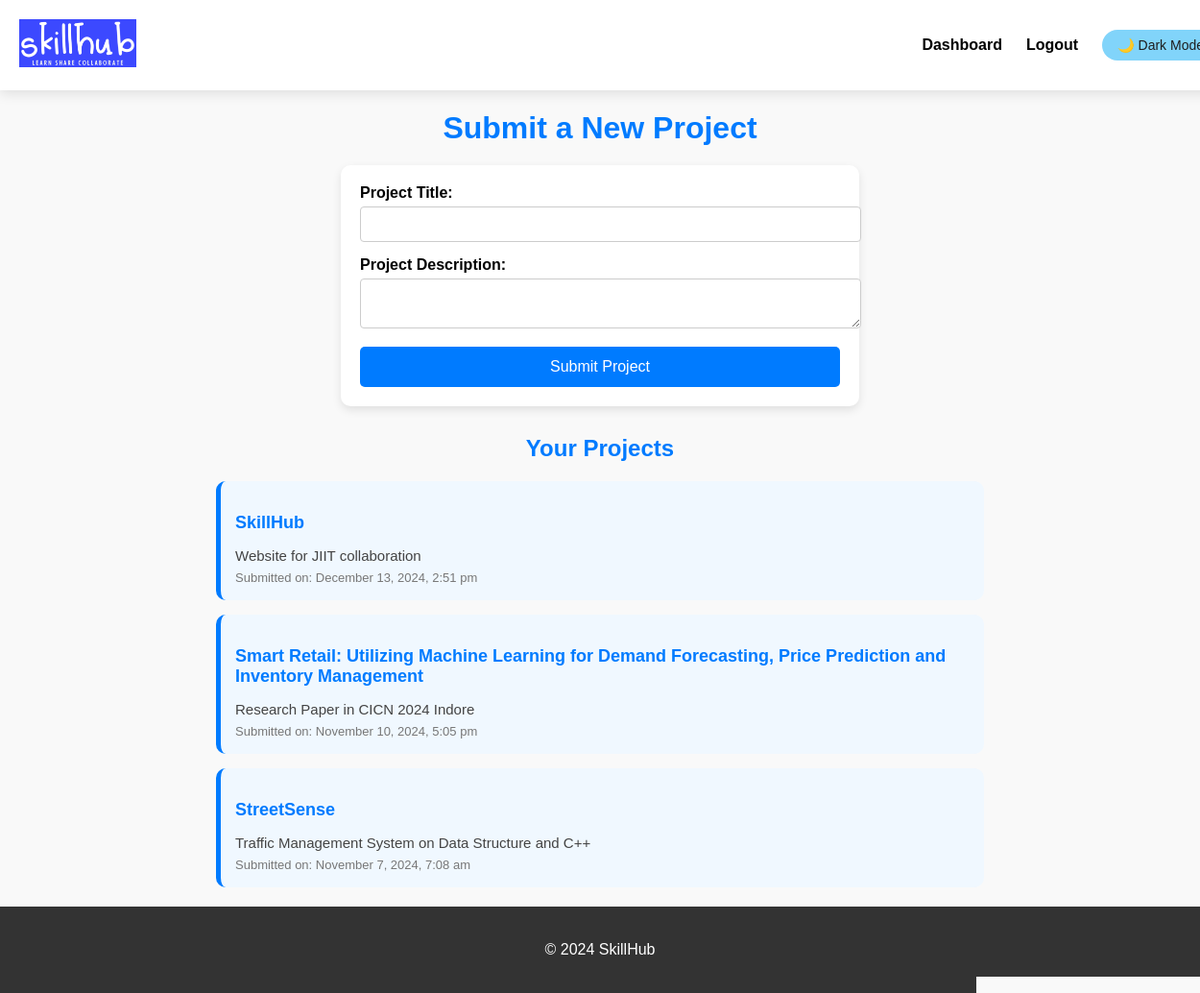
/projects.php (signed in), run on the app's committed database.
### tables this page shows
CREATE TABLE `projects` (
  `project_id` int(11) NOT NULL,
  `user_id` int(11) NOT NULL,
  `project_title` varchar(255) NOT NULL,
  `project_description` text NOT NULL,
  `created_at` timestamp NOT NULL DEFAULT current_timestamp()
);

### projects.php (the view, shortened to what this page needs)
<?php
include 'db.php';
$user_id = $_SESSION['user'];
$sql = "SELECT project_title, project_description, created_at FROM projects WHERE user_id = '$user_id' ORDER BY created_at DESC";
$result = $conn->query($sql);
?>
<!DOCTYPE html>
<html lang="en">
<head>
</head>
<body>
<header>
    <div class="logo">
        <a href="dashboard.php">
            <img src="logo.png" alt="SkillHub Logo">
        </a>
    </div>
    <nav>
        <a href="dashboard.php">Dashboard</a>
        <a href="logout.php">Logout</a>
        <button id="darkModeToggle" class="dark-mode-toggle" onclick="toggleDarkMode()">🌙 Dark Mode</button>
    </nav>
</header>
<h1>Submit a New Project</h1>
<form action="projects.php" method="POST" class="form-container">
    <label for="project_title">Project Title:</label>
    <input type="text" name="project_title" id="project_title" required>
    <label for="project_description">Project Description:</label>
    <textarea name="project_description" id="project_description" required></textarea>
    <button type="submit">Submit Project</button>
</form>
<h2>Your Projects</h2>
<?php if ($result->num_rows > 0): ?>
    <div class="project-list">
        <?php while ($row = $result->fetch_assoc()): ?>
            <div class="project-item">
                <h3><?php echo htmlspecialchars($row['project_title']); ?></h3>
                <p><?php echo nl2br(htmlspecialchars($row['project_description'])); ?></p>
                <small>Submitted on: <?php echo date('F j, Y, g:i a', strtotime($row['created_at'])); ?></small>
            </div>
        <?php endwhile; ?>
    </div>
<?php else: ?>
    <p>No projects found. Submit your first project above!</p>
<?php endif; ?>
<footer>
<p>&copy; <?php echo date("Y"); ?> SkillHub</p>
    </footer>
</body>
</html>

### projects.php (style rules this page uses)
body { font-family: Arial, sans-serif; margin: 0; padding: 0; background-color: #f9f9f9; color: #000; transition: background-color 0.3s ease, color 0.3s ease; }
header { display: flex; justify-content: space-between; align-items: center; padding: 20px; background-color: #fff; box-shadow: 0 4px 12px rgba(0, 0, 0, 0.1); width: 100%; position: sticky; top: 0; z-index: 1000; transition: background-color 0.3s ease, color 0.3s ease; }
.logo img { height: 50px; }
nav { display: flex; align-items: center; }
nav a { color: #000; text-decoration: none; margin-left: 25px; font-size: 16px; font-weight: bold; transition: color 0.3s ease; }
.dark-mode-toggle { background-color: #81d4fa; color: #1e1e1e; border: none; padding: 8px 16px; border-radius: 20px; cursor: pointer; font-size: 14px; margin-left: 25px; transition: background-color 0.3s ease, color 0.3s ease; }
h1, h2 { text-align: center; color: #007bff; margin-bottom: 20px; }
.form-container { max-width: 500px; margin: 0 auto 30px; padding: 20px; background-color: #fff; border-radius: 10px; box-shadow: 0 4px 10px rgba(0, 0, 0, 0.1); transition: background-color 0.3s ease, color 0.3s ease; }
.form-container label { display: block; margin-bottom: 5px; font-weight: bold; }
.form-container input, .form-container textarea { width: 100%; padding: 10px; margin-bottom: 15px; border: 1px solid #ccc; border-radius: 4px; }
.form-container button { width: 100%; padding: 12px; background-color: #007bff; color: white; border: none; border-radius: 5px; cursor: pointer; font-size: 16px; transition: background-color 0.3s; }
.project-list { display: flex; flex-direction: column; gap: 15px; max-width: 800px; margin: 20px auto; }
.project-item { padding: 15px; background-color: #f0f8ff; border-left: 5px solid #007bff; border-radius: 10px; transition: background-color 0.3s; }
.project-item h3 { color: #007bff; font-size: 18px; margin-bottom: 8px; }
.project-item p { color: #444; font-size: 15px; margin-bottom: 5px; }
.project-item small { color: #777; font-size: 13px; }
footer { background-color: #333; color: white; padding: 20px; text-align: center; transition: background-color 0.3s ease, color 0.3s ease; }

### data on the page
projects: project_title "SkillHub", project_description "Website for JIIT collaboration", created_at "December 13, 2024, 2:51 pm"
projects: project_title "Smart Retail: Utilizing Machine Learning for Demand Forecasting, Price Prediction and Inventory Management", project_description "Research Paper in CICN 2024 Indore", created_at "November 10, 2024, 5:05 pm"
projects: project_title "StreetSense", project_description "Traffic Management System on Data Structure and C++", created_at "November 7, 2024, 7:08 am"
